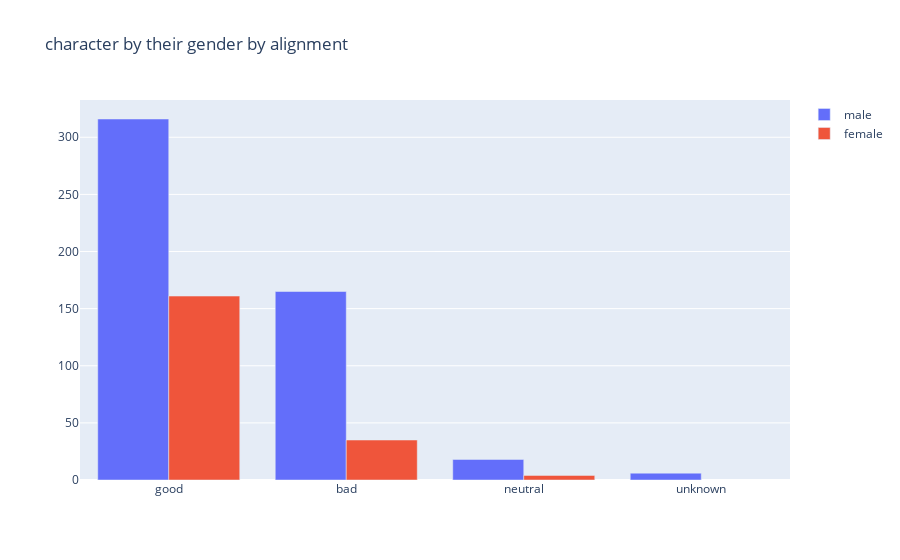

Here is the notebook cell this chart was saved with:
### Code cell
trace_m = go.Bar(
    x =male_df['Alignment'].value_counts().index,
    y =male_df['Alignment'].value_counts().values,
    name='male'
    
)
trace_f = go.Bar(
    x =female_df['Alignment'].value_counts().index,
    y =female_df['Alignment'].value_counts().values,
    name='female'
)

data_obj = [trace_m,trace_f]

layout = go.Layout(
    title = "character by their gender by alignment",
    barmode = 'group'
)

fig = go.Figure(data = data_obj,layout= layout)
py.iplot(fig,filename = 'gencer by alignment')

### Figure 1 — Plotly figure (JSON) as saved in the notebook; plotly's stock layout.template omitted (floating-point values rounded to 4 significant figures)
{"data": [{"name": "male", "type": "bar", "x": ["good", "bad", "neutral", "unknown"], "y": [316, 165, 18, 6]}, {"name": "female", "type": "bar", "x": ["good", "bad", "neutral"], "y": [161, 35, 4]}], "layout": {"barmode": "group", "title": {"text": "character by their gender by alignment"}}}
